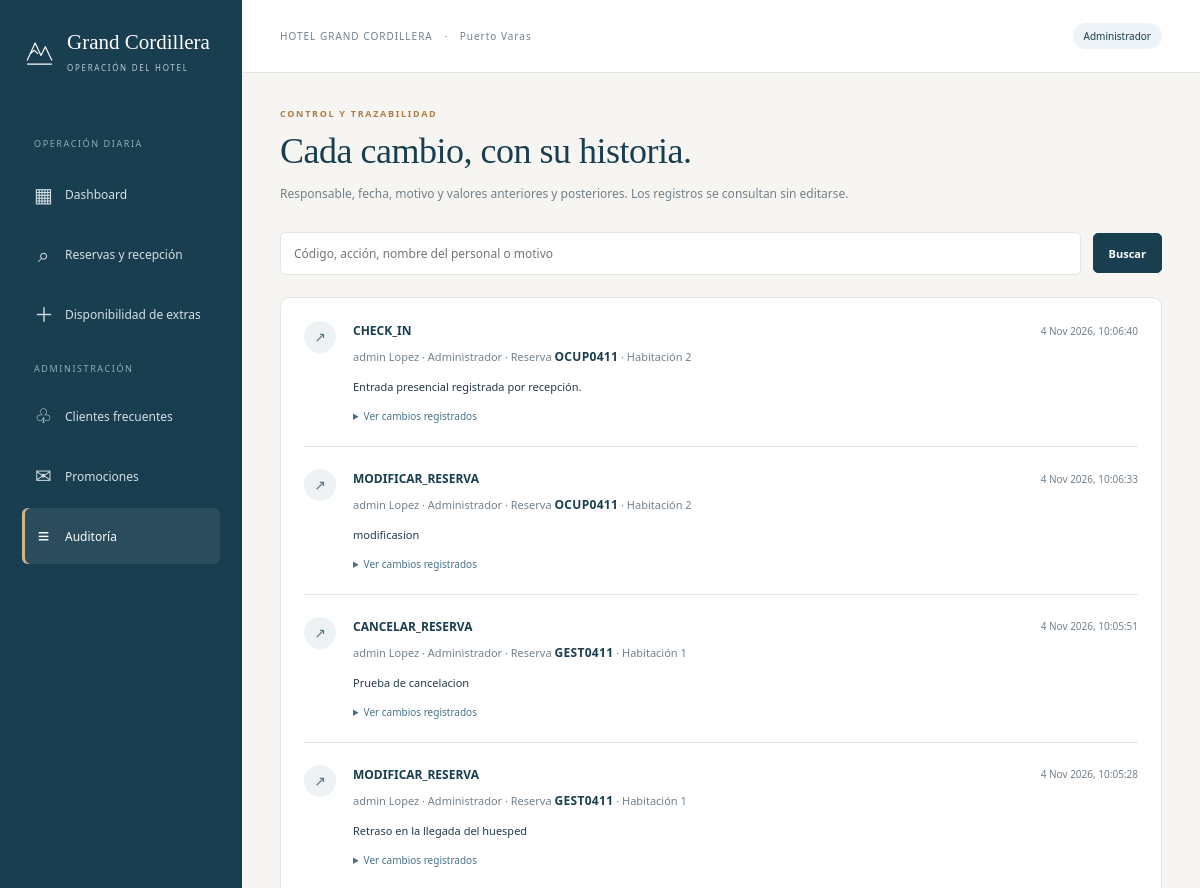
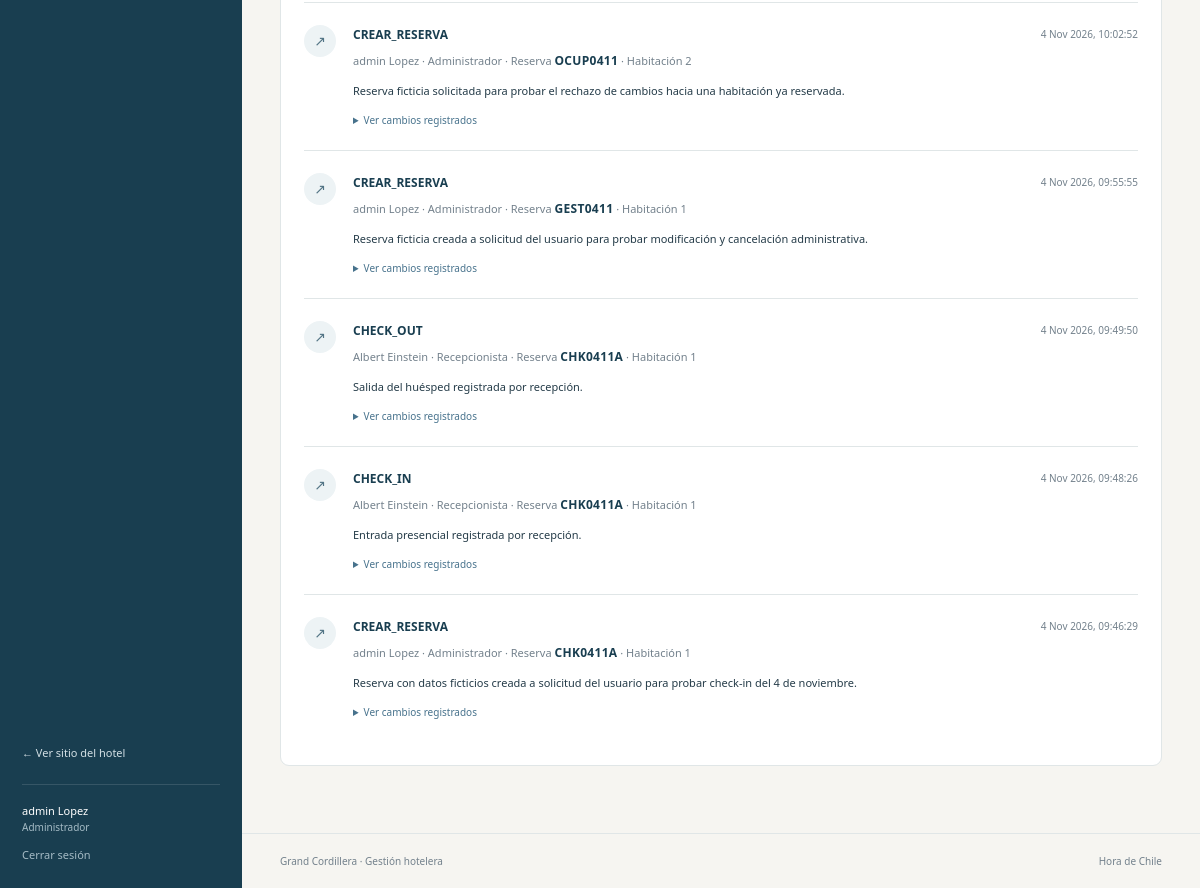
/panel/auditoria/?q=&estado=&page=2 (signed in), run on an earlier commit of the app's database (2 pictures, top to bottom).
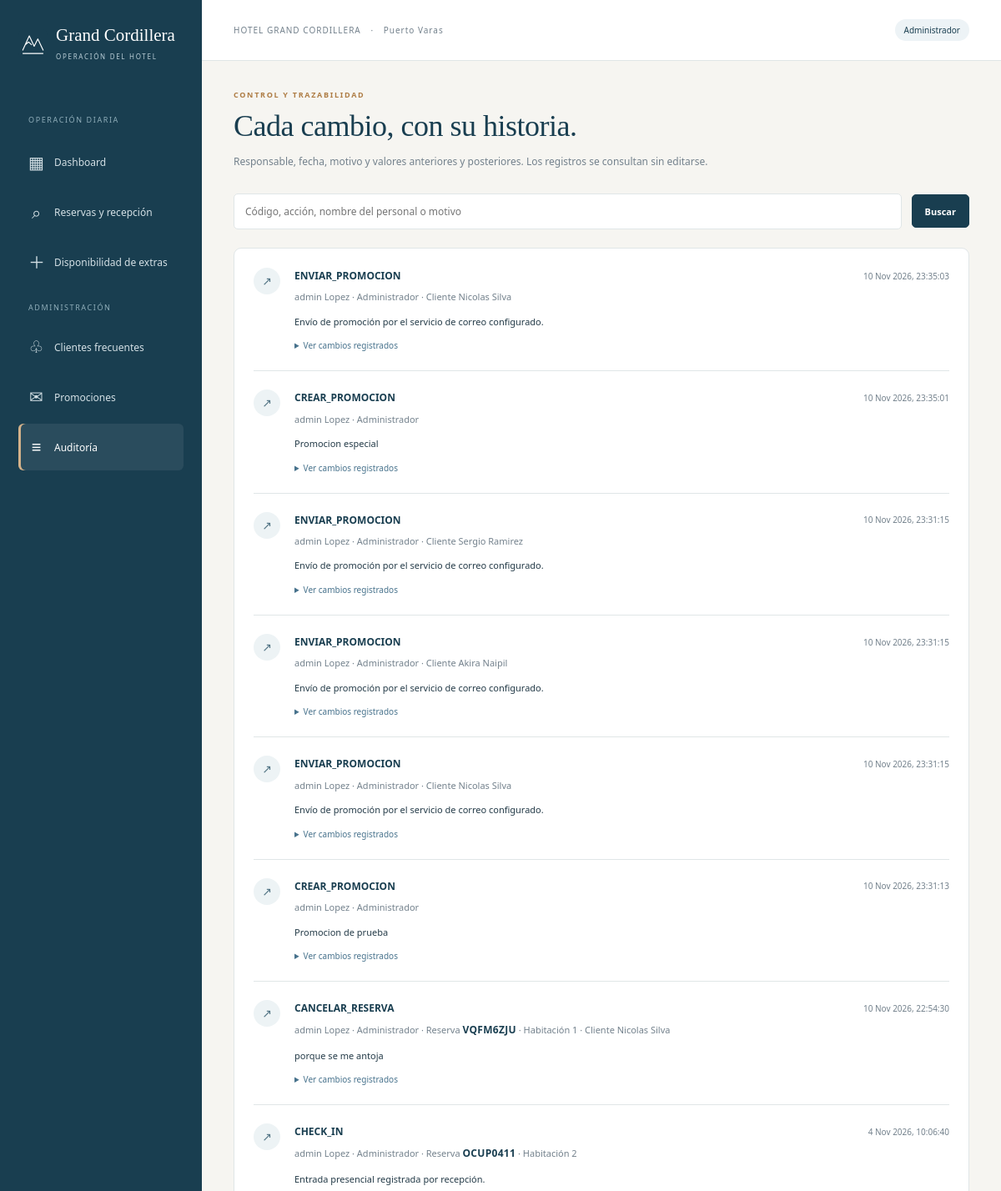
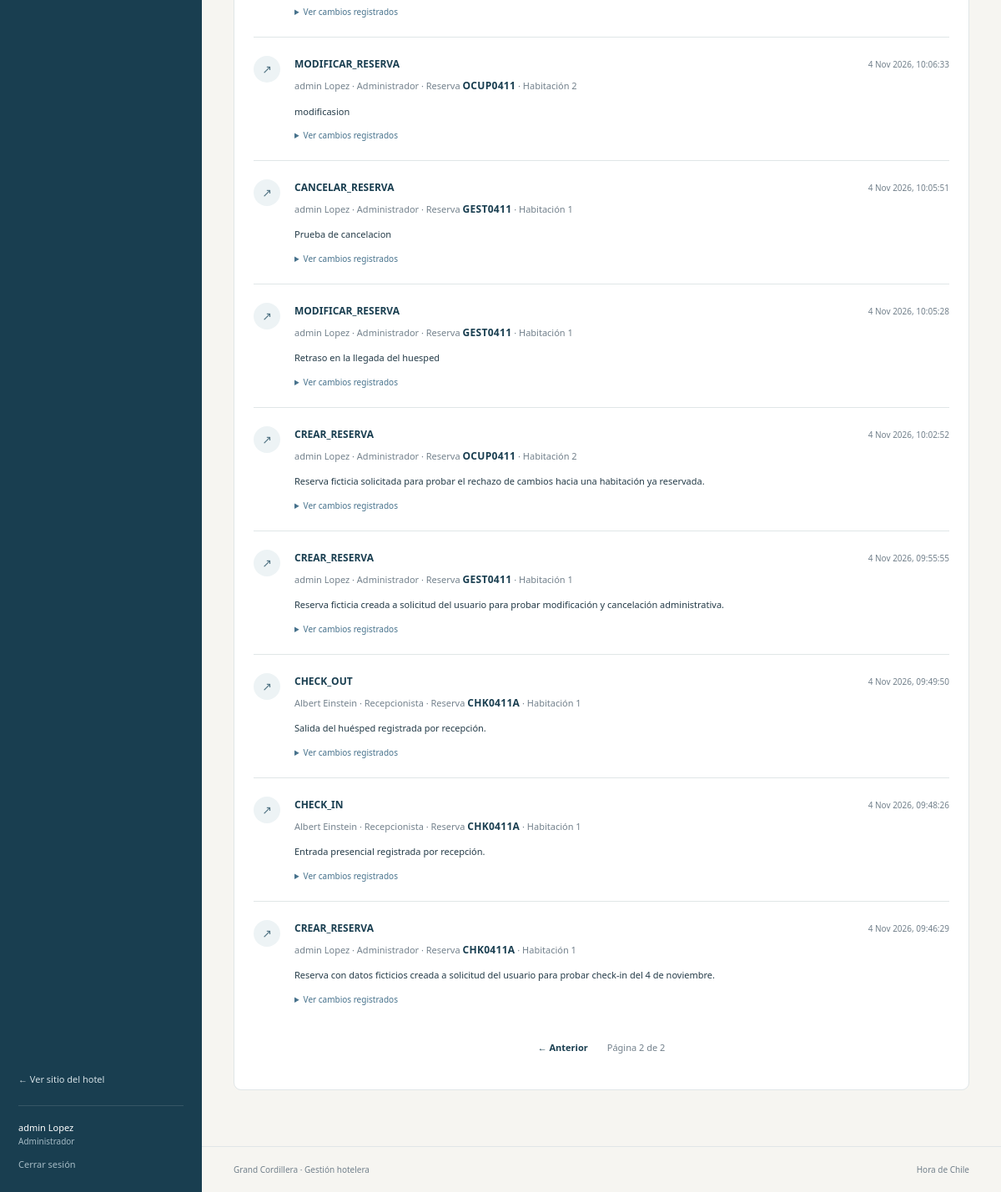
And on a later commit of the database (2 pictures, top to bottom).
### hotel/models.py (models this page shows, shortened)
class BitacoraReserva(models.Model):
    reserva = models.ForeignKey(
        Reserva,
        on_delete=models.PROTECT,
        related_name="eventos",
        null=True,
        blank=True,
    )
    personal = models.ForeignKey(
        PersonalHotel,
        on_delete=models.PROTECT,
        related_name="eventos",
    )
    fecha = models.DateTimeField(default=timezone.now)
    accion = models.CharField(max_length=50)
    motivo = models.TextField()
    habitacion = models.ForeignKey(Habitacion, on_delete=models.PROTECT, null=True, blank=True)
    cliente = models.ForeignKey(Cliente, on_delete=models.PROTECT, null=True, blank=True)
    datos_antes = models.JSONField(default=dict, blank=True)
    datos_despues = models.JSONField(default=dict, blank=True)
    class Meta:
        db_table = "bitacora_reserva"
        verbose_name = "Registro de bitácora"
        verbose_name_plural = "Bitácora de reservas"
        ordering = ["-fecha"]

class PersonalHotel(models.Model):
    class Rol(models.TextChoices):
        RECEPCIONISTA = "RECEPCIONISTA", "Recepcionista"
        ADMINISTRADOR = "ADMINISTRADOR", "Administrador"
    usuario = models.OneToOneField(
        Usuario,
        on_delete=models.PROTECT,
        related_name="personal_hotel",
    )
    codigo_empleado = models.CharField(
        max_length=20,
        unique=True,
        verbose_name="Código de empleado",
    )
    rol = models.CharField(
        max_length=20,
        choices=Rol.choices,
    )
    class Meta:
        db_table = "personal_hotel"
        verbose_name = "Personal del hotel"
        verbose_name_plural = "Personal del hotel"

class Usuario(AbstractUser):
    username = None
    first_name = None
    last_name = None
    rut = models.CharField(
        max_length=12,
        unique=True,
        verbose_name="RUT",
    )
    nombre = models.CharField(max_length=100)
    apellido = models.CharField(max_length=100)
    email = models.CharField(
        max_length=254,
        validators=[validar_arroba],
        unique=True,
        verbose_name="Correo electrónico",
    )
    telefono = models.CharField(
        max_length=25,
        verbose_name="Teléfono",
    )
    USERNAME_FIELD = "email"
    REQUIRED_FIELDS = [
        "rut",
        "nombre",
        "apellido",
        "telefono",
    ]
    objects = UsuarioManager()
    class Meta:
        db_table = "usuario"
        verbose_name = "Usuario"
        verbose_name_plural = "Usuarios"
        constraints = [
            models.UniqueConstraint(
                Lower("email"),
                name="usuario_email_unico_sin_mayusculas",
            ),
        ]
    def get_full_name(self):
        return f"{self.nombre} {self.apellido}".strip()
    def __str__(self):
        return self.get_full_name()

class Reserva(models.Model):
    class Estado(models.TextChoices):
        RETENIDA = "RETENIDA", "Retención temporal"
        CONFIRMADA = "CONFIRMADA", "Confirmada"
        EN_ESTADIA = "EN_ESTADIA", "En estadía"
        COMPLETADA = "COMPLETADA", "Completada"
        CANCELADA = "CANCELADA", "Cancelada"
    codigo = models.CharField(
        max_length=8,
        unique=True,
        default=generar_codigo_reserva,
        editable=False,
    )
    cliente = models.ForeignKey(
        Cliente,
        on_delete=models.PROTECT,
        related_name="reservas",
        null=True,
        blank=True,
    )
    personal = models.ForeignKey(
        PersonalHotel,
        on_delete=models.PROTECT,
        related_name="reservas_gestionadas",
        null=True,
        blank=True,
    )
    habitacion = models.ForeignKey(
        Habitacion,
        on_delete=models.PROTECT,
        related_name="reservas",
    )
    fecha_entrada = models.DateTimeField()
    fecha_salida = models.DateTimeField()
    numero_huespedes = models.PositiveSmallIntegerField(
        default=1,
        validators=[MinValueValidator(1), MaxValueValidator(6)],
        verbose_name="Número de huéspedes",
    )
    monto_pagado_inicial = models.DecimalField(max_digits=12, decimal_places=2, null=True, editable=False)
    monto_pagado_adicional = models.DecimalField(max_digits=12, decimal_places=2, default=0, editable=False)
    class EstadoCorreo(models.TextChoices):
        SIN_REGISTRO = "SIN_REGISTRO", "Sin registro de envío"
        PENDIENTE = "PENDIENTE", "Pendiente"
        ENVIANDO = "ENVIANDO", "Enviando"
        ENVIADO = "ENVIADO", "Enviado"
        ERROR = "ERROR", "Error de envío"
    correo_estado = models.CharField(max_length=12, choices=EstadoCorreo.choices, default=EstadoCorreo.SIN_REGISTRO, editable=False)
    correo_error = models.TextField(blank=True, editable=False)
    correo_intento = models.DateTimeField(null=True, editable=False)
    correo_enviado = models.DateTimeField(null=True, editable=False)
    correo_contenido = models.TextField(blank=True, editable=False)
    pago_simulado = models.BooleanField(
        default=False, editable=False, verbose_name="Pago de prueba aprobado",
    )
    fecha_creacion = models.DateTimeField(
        default=timezone.now,
        editable=False,
    )
    fecha_confirmacion = models.DateTimeField(
        null=True,
        blank=True,
    )
    fecha_checkin = models.DateTimeField(
        null=True,
        blank=True,
    )
    fecha_checkout = models.DateTimeField(null=True, blank=True)
    estado = models.CharField(
        max_length=12,
        choices=Estado.choices,
        default=Estado.RETENIDA,
    )
    retencion_hasta = models.DateTimeField(
        default=calcular_vencimiento_retencion,
        null=True,
        blank=True,
    )
    titular_rut = models.CharField(
        max_length=12,
        blank=True,
    )
    titular_nombre = models.CharField(
        max_length=100,
        blank=True,
    )
    titular_apellido = models.CharField(
        max_length=100,
        blank=True,
    )
    titular_correo = models.EmailField(blank=True)
    titular_telefono = models.CharField(
        max_length=25,
        blank=True,
    )
    precio_noche_pactado = models.DecimalField(
        max_digits=12,
        decimal_places=2,
        default=0,
        validators=[MinValueValidator(0)],
    )
    descuento_aplicado = models.DecimalField(
        max_digits=12,
        decimal_places=2,
        default=0,
        validators=[MinValueValidator(0)],
    )
    monto_total = models.DecimalField(
        max_digits=12,
        decimal_places=2,
        default=0,
        validators=[MinValueValidator(0)],
    )
    class Meta:
        db_table = "reserva"
        verbose_name = "Reserva"
        verbose_name_plural = "Reservas"
        ordering = ["-fecha_creacion"]
        constraints = [
            models.CheckConstraint(
                condition=Q(fecha_salida__gt=F("fecha_entrada")),
                name="reserva_fechas_ordenadas",
            ),
            models.CheckConstraint(
                condition=Q(
                    precio_noche_pactado__gte=0,
                    descuento_aplicado__gte=0,
                    monto_total__gte=0,
                ),
                name="reserva_importes_no_negativos",
            ),
        ]
        indexes = [
            models.Index(
                fields=[
                    "habitacion",
                    "estado",
                    "fecha_entrada",
                    "fecha_salida",
                ],
                name="reserva_disponibilidad_idx",
            ),
        ]

class Habitacion(models.Model):
    class Tipo(models.TextChoices):
        NORMAL = "NORMAL", "Normal"
        MEDIANA = "MEDIANA", "Mediana"
        SUITE_MED = "SUITE_MED", "Suite Mediana"
        GRANDE = "GRANDE", "Suite Grande"
    class Estado(models.TextChoices):
        DISPONIBLE = "DISPONIBLE", "Disponible"
        RESERVADA = "RESERVADA", "Reservada"
        OCUPADA = "OCUPADA", "Ocupada"
        MANTENIMIENTO = "MANTENIMIENTO", "En mantenimiento"
    capacidad = models.PositiveIntegerField(default=2, validators=[MinValueValidator(1)])
    cantidad_camas = models.PositiveIntegerField(default=1, validators=[MinValueValidator(1)])
    tipo_cama = models.CharField(max_length=30, default="Matrimonial")
    televisor = models.BooleanField(default=True)
    bano_privado = models.BooleanField(default=True, verbose_name="Baño privado")
    tina = models.BooleanField(default=False)
    minibar = models.BooleanField(default=False)
    CONFIGURACION = {
        Tipo.NORMAL: (2, 1, "Matrimonial"),
        Tipo.MEDIANA: (4, 2, "Matrimonial"),
        Tipo.SUITE_MED: (2, 1, "King"),
        Tipo.GRANDE: (4, 2, "King"),
    }
    numero = models.PositiveIntegerField(
        unique=True,
        validators=[MinValueValidator(1)],
    )
    tipo = models.CharField(
        max_length=10,
        choices=Tipo.choices,
    )
    precio_base_noche = models.DecimalField(
        max_digits=12,
        decimal_places=2,
        validators=[MinValueValidator(0)],
    )
    estado_actual = models.CharField(
        max_length=15,
        choices=Estado.choices,
        default=Estado.DISPONIBLE,
    )
    class Meta:
        db_table = "habitacion"
        verbose_name = "Habitación"
        verbose_name_plural = "Habitaciones"
        ordering = ["numero"]
        constraints = [
            models.CheckConstraint(
                condition=Q(precio_base_noche__gte=0),
                name="habitacion_precio_no_negativo",
            ),
        ]

class Cliente(models.Model):
    usuario = models.OneToOneField(
        Usuario,
        on_delete=models.PROTECT,
        related_name="cliente",
    )
    class Meta:
        db_table = "cliente"
        verbose_name = "Cliente"
        verbose_name_plural = "Clientes"

### hotel/panel_views.py (the view)
# urls.py: path('panel/auditoria/', panel_views.auditoria, name='panel_auditoria'),
@never_cache
@acceso_personal(solo_admin=True)
def auditoria(request):
    eventos = BitacoraReserva.objects.select_related('personal__usuario', 'reserva', 'habitacion', 'cliente__usuario')
    q = request.GET.get('q','').strip()
    if q:
        eventos = eventos.filter(Q(reserva__codigo__icontains=q) | Q(motivo__icontains=q) | Q(personal__usuario__nombre__icontains=q) | Q(personal__usuario__apellido__icontains=q) | Q(accion__icontains=q))
    contexto = contexto_panel(request, 'auditoria')
    contexto.update({'pagina': Paginator(eventos,25).get_page(request.GET.get('page')), 'q':q})
    return render(request, 'hotel/panel/auditoria.html', contexto)

### hotel/panel_views.py (called while the page is built)
def contexto_panel(request, seccion):
    return {'personal': request.personal_hotel, 'es_administrador': request.es_administrador, 'seccion': seccion}

### hotel/personal.py (called while the page is built)
def personal_de(usuario):
    if not usuario.is_authenticated or not usuario.is_active:
        return None
    perfil = PersonalHotel.objects.filter(usuario=usuario).first()
    if perfil is None and usuario.is_superuser:
        perfil = PersonalHotel.objects.get_or_create(usuario=usuario, defaults={'codigo_empleado': f'ADM-{usuario.pk}', 'rol': PersonalHotel.Rol.ADMINISTRADOR})[0]
    return perfil

### hotel/templates/hotel/panel/auditoria.html
{% extends 'hotel/panel/base.html' %}{% block content %}<div class="page-heading"><div><span class="eyebrow">CONTROL Y TRAZABILIDAD</span><h1>Cada cambio, con su historia.</h1><p>Responsable, fecha, motivo y valores anteriores y posteriores. Los registros se consultan sin editarse.</p></div></div><form method="get" class="search-toolbar"><input name="q" value="{{ q }}" aria-label="Buscar en auditoría" placeholder="Código, acción, nombre del personal o motivo"><button class="button">Buscar</button></form><section class="panel-card"><div class="audit-list">{% for evento in pagina %}<article class="audit-entry"><div class="audit-icon">↗</div><div><div class="audit-title"><strong>{{ evento.accion }}</strong><time>{{ evento.fecha|date:'j M Y, H:i:s' }}</time></div><p>{{ evento.personal.usuario }} · {{ evento.personal.get_rol_display }}{% if evento.reserva_id %} · Reserva <a class="code" href="{% url 'hotel:panel_reserva' evento.reserva_id %}">{{ evento.reserva.codigo }}</a>{% endif %}{% if evento.habitacion_id %} · Habitación {{ evento.habitacion.numero }}{% endif %}{% if evento.cliente_id %} · Cliente {{ evento.cliente.usuario }}{% endif %}</p><p class="audit-reason">{{ evento.motivo }}</p><details><summary>Ver cambios registrados</summary><div class="audit-values"><div><h3>Antes</h3><pre>{{ evento.datos_antes|pprint }}</pre></div><div><h3>Después</h3><pre>{{ evento.datos_despues|pprint }}</pre></div></div></details></div></article>{% empty %}<p class="empty">Aún no hay acciones registradas para esta búsqueda.</p>{% endfor %}</div>{% include 'hotel/panel/paginacion.html' %}</section>{% endblock %}

What changed in the data, as far as the page shows it:
added BitacoraReserva: accion "ENVIAR_PROMOCION", fecha "10 Nov 2026, 23:35:03", personal.usuario "admin Lopez", personal.rol "Administrador", cliente.usuario "Nicolas Silva", motivo "Envío de promoción por el servicio de correo configurado."
added BitacoraReserva: accion "CREAR_PROMOCION", fecha "10 Nov 2026, 23:35:01", personal.usuario "admin Lopez", personal.rol "Administrador", motivo "Promocion especial"
added BitacoraReserva: accion "ENVIAR_PROMOCION", fecha "10 Nov 2026, 23:31:15", personal.usuario "admin Lopez", personal.rol "Administrador", cliente.usuario "Sergio Ramirez", motivo "Envío de promoción por el servicio de correo configurado."
added BitacoraReserva: accion "ENVIAR_PROMOCION", fecha "10 Nov 2026, 23:31:15", personal.usuario "admin Lopez", personal.rol "Administrador", cliente.usuario "Akira Naipil", motivo "Envío de promoción por el servicio de correo configurado."
added BitacoraReserva: accion "ENVIAR_PROMOCION", fecha "10 Nov 2026, 23:31:15", personal.usuario "admin Lopez", personal.rol "Administrador", cliente.usuario "Nicolas Silva", motivo "Envío de promoción por el servicio de correo configurado."
added BitacoraReserva: accion "CREAR_PROMOCION", fecha "10 Nov 2026, 23:31:13", personal.usuario "admin Lopez", personal.rol "Administrador", motivo "Promocion de prueba"
added BitacoraReserva: accion "CANCELAR_RESERVA", fecha "10 Nov 2026, 22:54:30", personal.usuario "admin Lopez", personal.rol "Administrador", reserva.codigo "VQFM6ZJU", habitacion.numero "1", cliente.usuario "Nicolas Silva", motivo "porque se me antoja"
Also different on the page:
{{ pagina.number }}: (not shown) → "2"
{{ pagina.paginator.num_pages }}: (not shown) → "2"
text now shown: "← Anterior Página de"
